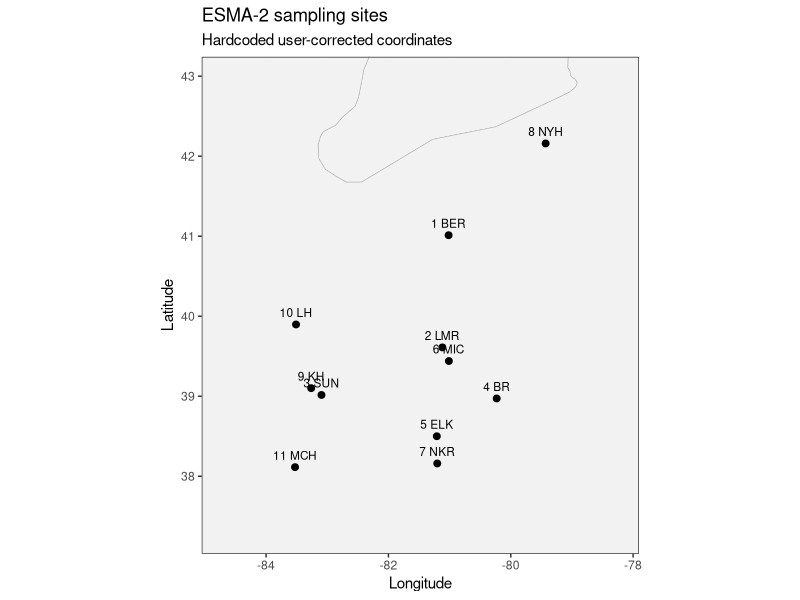
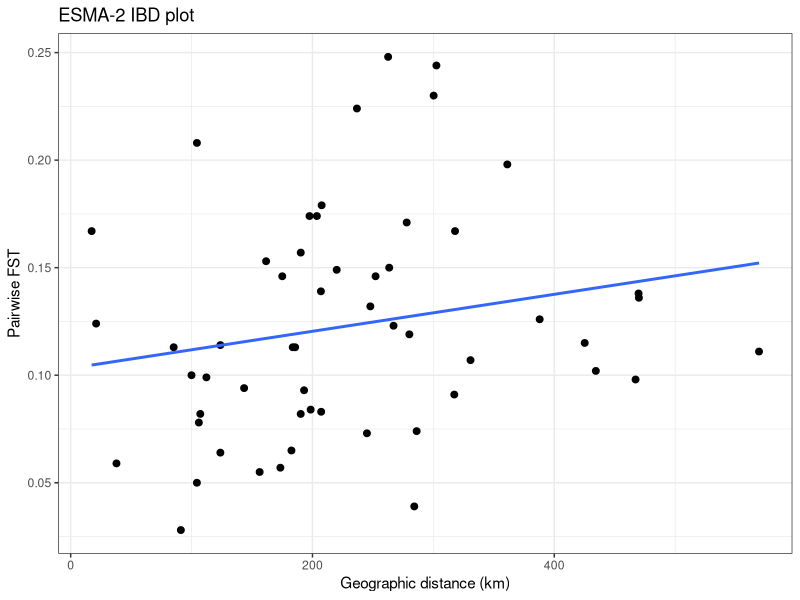

Recreate these plots in R, in order. (Note: this script raises an error after producing the figures.)
# ============================================================
# ESMA-2 | Muskellunge
# Esox masquinongy
# White et al. 2018, Transactions of the American Fisheries Society
#
# Objective 2 workflow
# - pairwise FST values transcribed from Appendix Table A.2
# - site coordinates hardcoded from user-corrected Google plotting
# - plots are shown in RStudio only; not saved
# - saves ESMA_2_fst, ESMA_2_coords, and ESMA_2_coords_check
#   to data/ESMA-2.RData
# ============================================================

suppressPackageStartupMessages({
  library(ggplot2)
  library(dplyr)
  library(geosphere)
})

study_code <- "ESMA-2"
study_dir <- "/Users/johnmccall/Library/CloudStorage/OneDrive-TheOhioStateUniversity/Spring_2026/Landgen_DGS/DGS-Patterns-of-Fish-Diversity/DGS-Patterns-of-Fish-Diversity/Objective 2/Data/ESMA-2"
out_dir <- file.path(study_dir, "data")

if (!dir.exists(study_dir)) dir.create(study_dir, recursive = TRUE, showWarnings = FALSE)
if (!dir.exists(out_dir)) dir.create(out_dir, recursive = TRUE, showWarnings = FALSE)
setwd(study_dir)

# -----------------------------
# 1) site metadata
# order follows Table 1 / Appendix Table A.2:
# BER, LMR, SUN, BR, ELK, MIC, NKR, NYH, KH, LH, MCH
#
# coordinates hardcoded from the user-corrected ESMA-2 csv
# -----------------------------
ESMA_2_coords_check <- data.frame(
  site_id = 1:11,
  site = c("BER", "LMR", "SUN", "BR", "ELK", "MIC", "NKR", "NYH", "KH", "LH", "MCH"),
  site_name = c(
    "Berlin Lake, Portage County, Ohio",
    "Little Muskingum River, Washington County, Ohio",
    "Sunfish Creek, Pike County, Ohio",
    "Buckhannon River, Upshur County, West Virginia",
    "Elk River, Kanawha County, West Virginia",
    "Middle Island Creek, Pleasants County, West Virginia",
    "New and Kanawha rivers, Kanawha County, West Virginia",
    "Chautauqua State Fish Hatchery, New York",
    "Kincaid State Fish Hatchery, Ohio",
    "London State Fish Hatchery, Ohio",
    "Minor Clark State Fish Hatchery, Kentucky"
  ),
  lat = c(
    41.0120000,
    39.6100925,
    39.0155930,
    38.9720000,
    38.4997557,
    39.4397877,
    38.1595557,
    42.1590000,
    39.1007291,
    39.8967994,
    38.1136375
  ),
  lon = c(
    -81.0160000,
    -81.1183578,
    -83.0945000,
    -80.2300000,
    -81.2088848,
    -81.0119047,
    -81.2016310,
    -79.4300000,
    -83.2624998,
    -83.5105147,
    -83.5267855
  ),
  stringsAsFactors = FALSE
)

print(ESMA_2_coords_check)

# final Objective 2 coords df should only have site, lat, lon
ESMA_2_coords <- ESMA_2_coords_check %>%
  transmute(site = site_id, lat = lat, lon = lon)

# -----------------------------
# 2) pairwise FST matrix
# values transcribed from Appendix Table A.2
# order:
# BER, LMR, SUN, BR, ELK, MIC, NKR, NYH, KH, LH, MCH
# -----------------------------
site_ids <- as.character(ESMA_2_coords$site)

ESMA_2_fst <- matrix(0, nrow = 11, ncol = 11)
rownames(ESMA_2_fst) <- site_ids
colnames(ESMA_2_fst) <- site_ids

# fill lower triangle from published table, then mirror
lower_vals <- list(
  c(2,1,0.055),
  c(3,1,0.039), c(3,2,0.065),
  c(4,1,0.224), c(4,2,0.208), c(4,3,0.132),
  c(5,1,0.119), c(5,2,0.114), c(5,3,0.057), c(5,4,0.100),
  c(6,1,0.146), c(6,2,0.124), c(6,3,0.113), c(6,4,0.113), c(6,5,0.078),
  c(7,1,0.167), c(7,2,0.153), c(7,3,0.082), c(7,4,0.064), c(7,5,0.059), c(7,6,0.094),
  c(8,1,0.113), c(8,2,0.091), c(8,3,0.098), c(8,4,0.198), c(8,5,0.102), c(8,6,0.107), c(8,7,0.136),
  c(9,1,0.074), c(9,2,0.093), c(9,3,0.167), c(9,4,0.248), c(9,5,0.157), c(9,6,0.174), c(9,7,0.179), c(9,8,0.138),
  c(10,1,0.073), c(10,2,0.083), c(10,3,0.050), c(10,4,0.230), c(10,5,0.146), c(10,6,0.149), c(10,7,0.171), c(10,8,0.115), c(10,9,0.028),
  c(11,1,0.126), c(11,2,0.123), c(11,3,0.082), c(11,4,0.244), c(11,5,0.139), c(11,6,0.150), c(11,7,0.174), c(11,8,0.111), c(11,9,0.099), c(11,10,0.084)
)

for (x in lower_vals) {
  i <- x[1]; j <- x[2]; v <- x[3]
  ESMA_2_fst[i, j] <- v
  ESMA_2_fst[j, i] <- v
}

diag(ESMA_2_fst) <- 0
ESMA_2_fst[is.na(ESMA_2_fst)] <- 0
ESMA_2_fst[ESMA_2_fst < 0] <- 0

stopifnot(identical(as.character(ESMA_2_coords$site), rownames(ESMA_2_fst)))

# -----------------------------
# 3) map plot
# include USA and Canada, then zoom to point extent
# labels use site_id + site code for QC
# -----------------------------
world_df <- ggplot2::map_data("world") %>%
  filter(region %in% c("USA", "Canada"))

plot_df <- ESMA_2_coords_check %>%
  mutate(label = paste0(site_id, " ", site))

x_pad <- max(1.2, diff(range(plot_df$lon)) * 0.08)
y_pad <- max(0.8, diff(range(plot_df$lat)) * 0.10)

p_map <- ggplot() +
  geom_polygon(
    data = world_df,
    aes(x = long, y = lat, group = group),
    fill = "grey95",
    color = "grey70",
    linewidth = 0.2
  ) +
  geom_point(
    data = plot_df,
    aes(x = lon, y = lat),
    size = 2
  ) +
  geom_text(
    data = plot_df,
    aes(x = lon, y = lat, label = label),
    nudge_y = 0.15,
    size = 3
  ) +
  coord_quickmap(
    xlim = c(min(plot_df$lon) - x_pad, max(plot_df$lon) + x_pad),
    ylim = c(min(plot_df$lat) - y_pad, max(plot_df$lat) + y_pad)
  ) +
  labs(
    title = "ESMA-2 sampling sites",
    subtitle = "Hardcoded user-corrected coordinates",
    x = "Longitude",
    y = "Latitude"
  ) +
  theme_bw()

print(p_map)

# -----------------------------
# 4) IBD plot
# straight-line distance for QC only
# -----------------------------
geo_dist_km <- geosphere::distm(
  x = as.matrix(ESMA_2_coords[, c("lon", "lat")]),
  fun = geosphere::distHaversine
) / 1000

ibd_df <- data.frame(
  dist_km = geo_dist_km[upper.tri(geo_dist_km)],
  fst = ESMA_2_fst[upper.tri(ESMA_2_fst)]
)

p_ibd <- ggplot(ibd_df, aes(x = dist_km, y = fst)) +
  geom_point(size = 2) +
  geom_smooth(method = "lm", se = FALSE) +
  labs(
    title = "ESMA-2 IBD plot",
    x = "Geographic distance (km)",
    y = "Pairwise FST"
  ) +
  theme_bw()

print(p_ibd)

# -----------------------------
# 5) save outputs
# -----------------------------
save(
  ESMA_2_fst,
  ESMA_2_coords,
  ESMA_2_coords_check,
  file = file.path(out_dir, "ESMA-2.RData")
)

write.csv(
  ESMA_2_coords_check,
  file = file.path(out_dir, "ESMA-2_coords_check.csv"),
  row.names = FALSE
)
